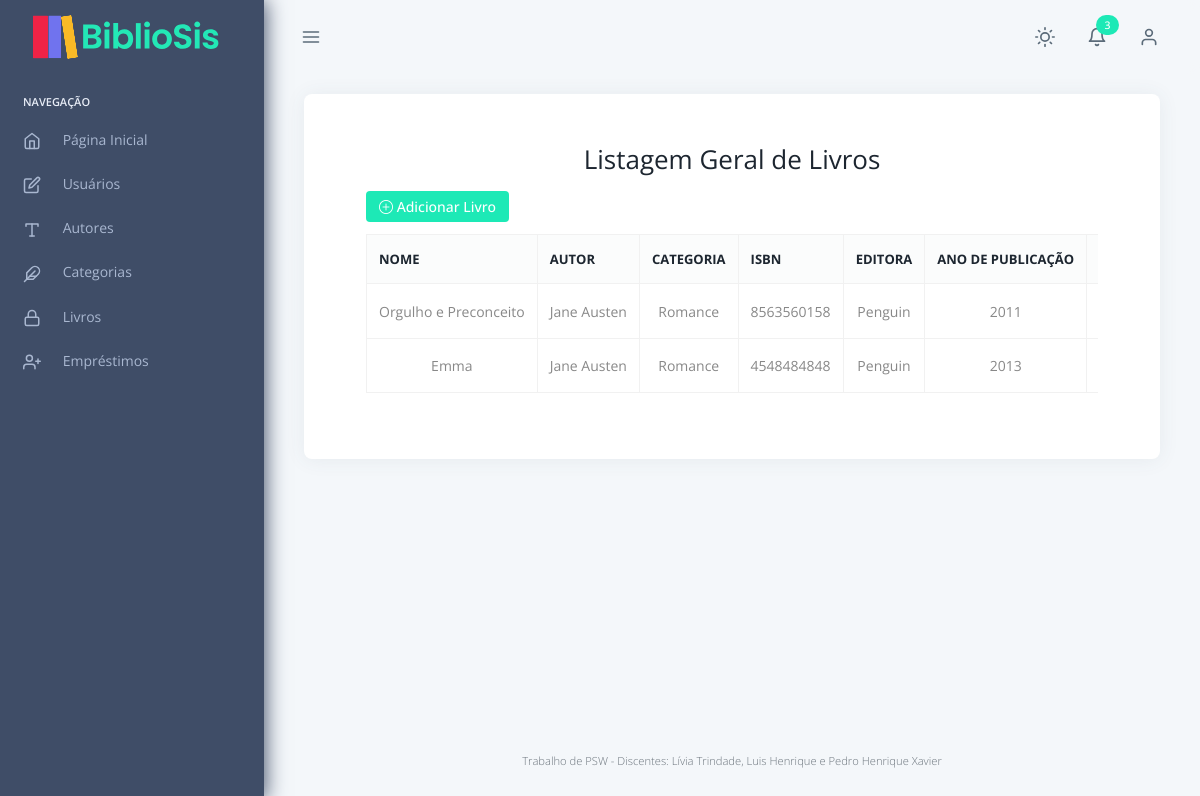
/livro/ (signed in), run on an earlier commit of the app's database.
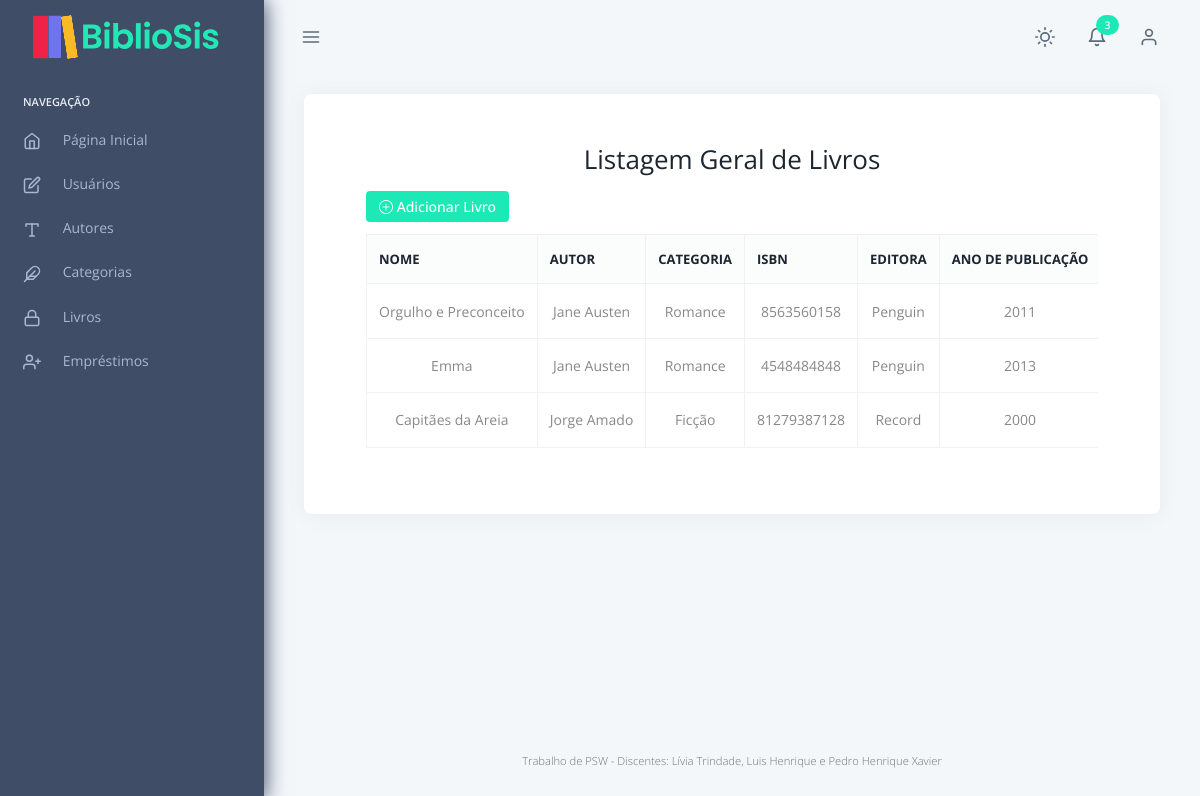
And on a later commit of the database.
### livro/models.py (models this page shows, shortened)
class Livro(models.Model):
    nome = models.CharField(max_length=100)
    isbn = models.CharField("ISBN", max_length=13, unique=True)
    ano_publicacao = models.PositiveIntegerField(blank=True, null=True)
    autor = models.ForeignKey(Autor, on_delete=models.SET_NULL, null=True, blank=True)
    categoria = models.ForeignKey(Categoria, on_delete=models.SET_NULL, null=True, blank=True)
    quantidade = models.PositiveIntegerField("Estoque", default=1)
    editora = models.CharField(max_length=100, blank=True, null=True)
    class Meta:
        db_table = "Livro_livro"

### autor/models.py (models this page shows)
class Autor(models.Model):
    nome = models.CharField(max_length=100)
    nacionalidade = models.CharField(max_length=50, blank=True, null=True)
    class Meta:
        db_table = "Autor_autores"
        permissions = [
            ("detail_autor", "Pode ver o detalhe de autor"),
        ]
    def __str__(self):
        return self.nome

### categoria/models.py (models this page shows)
class Categoria(models.Model):
    nome = models.CharField(max_length=100, unique=True)
    descricao = models.TextField(blank=True, null=True)
    class Meta:
        db_table = "Categorias_categorias"
        permissions = [
            ("detail_categoria", "Pode ver o detalhe de categoria"),
        ]
    def __str__(self):
        return self.nome

### livro/views.py (the view)
# urls.py: path('', views.index, name='index-autor'),
@login_required
@permission_required('livro.view_livro', raise_exception=True)
def index(request):
    livros = Livro.objects.all()
    return render(request, 'livro/index.html', {'livros': livros})

### templates/livro/index.html (shortened to what this page needs)
{% extends "_base.html" %}
{% load static %}
{% block content %}
<div class="container my-5">
  <div class="text-center mb-4">
    <h3 class="fw-bold">Listagem Geral de Livros</h3>
  </div>
  <div class="mb-3 text-end">
    <a href="create/" class="btn btn-success btn-sm">
      <i class="bi bi-plus-circle"></i> Adicionar Livro
    </a>
  </div>
  <div class="table-responsive">
    <table class="table table-hover table-bordered align-middle text-center">
      <thead class="table-dark">
        <tr>
          <th>Nome</th>
          <th>Autor</th>
          <th>Categoria</th>
          <th>ISBN</th>
          <th>Editora</th>
          <th>Ano de Publicação</th>
          <th>Estoque</th>
        </tr>
      </thead>
      <tbody>
        {% for livro in livros %}
        <tr>
          <td>{{ livro.nome }}</td>
          <td>{{ livro.autor }}</td>
          <td>{{ livro.categoria }}</td>
          <td>{{ livro.isbn }}</td>
          <td>{{ livro.editora }}</td>
          <td>{{ livro.ano_publicacao }}</td>
          <td>{{ livro.quantidade }}</td>
        </tr>
        {% empty %}
        <tr>
          <td colspan="10" class="text-center text-muted">Nenhum livro cadastrado.</td>
        </tr>
        {% endfor %}
      </tbody>
    </table>
  </div>
</div>
{% endblock %}

What changed in the data, as far as the page shows it:
added Livro: nome "Capitães da Areia", autor "Jorge Amado", categoria "Ficção", isbn "81279387128", editora "Record", ano_publicacao "2000"
